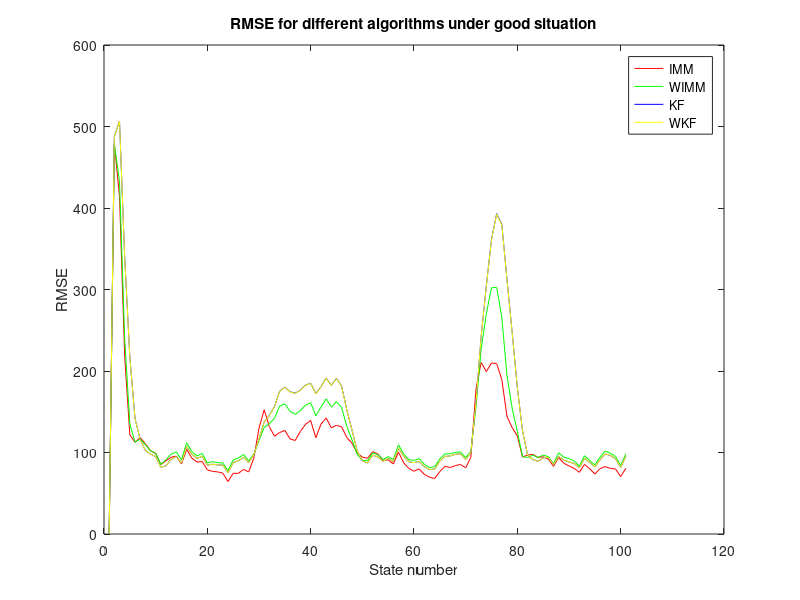
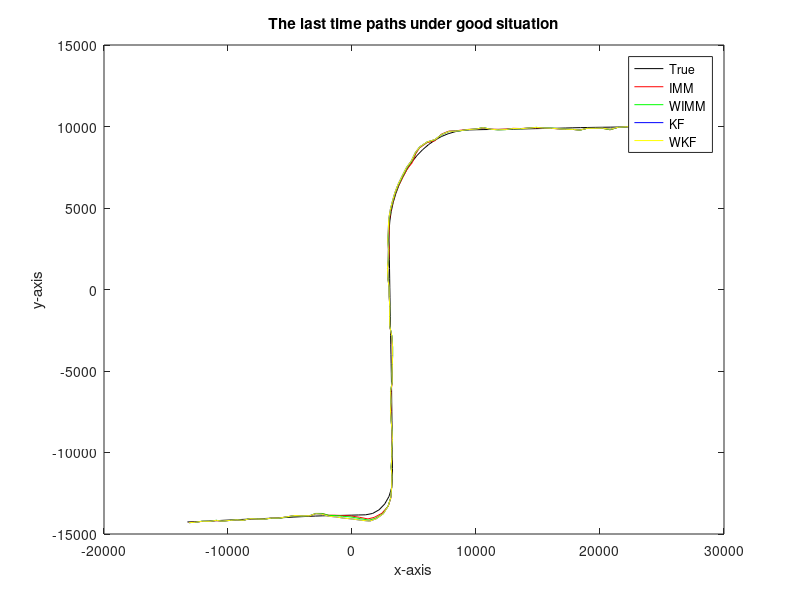
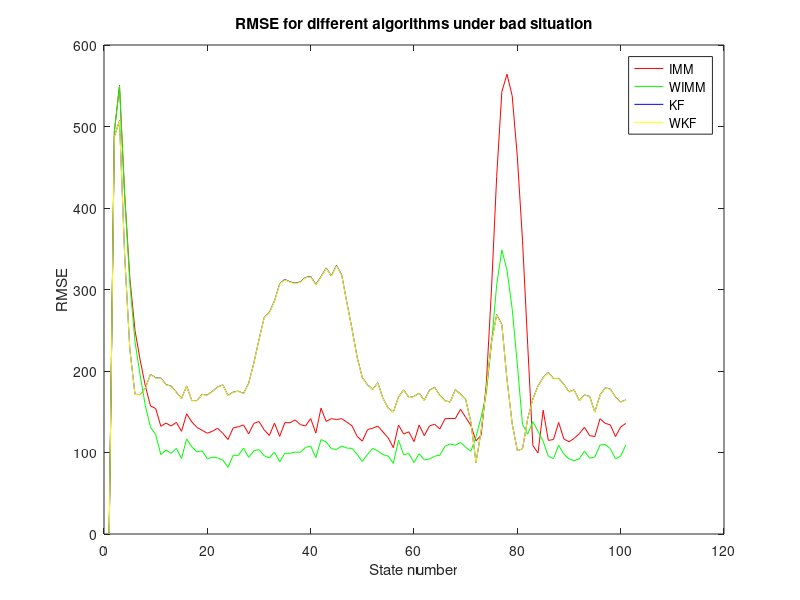
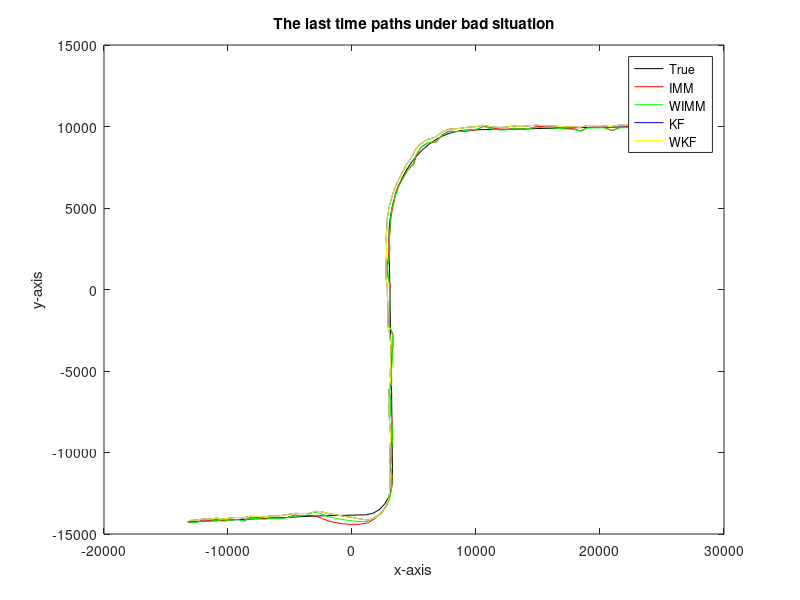

Reproduce these figures in MATLAB, in order.
load('cvct_u.mat','-mat')
load('cvct_o.mat','-mat')
load('cvct_n.mat','-mat')
RMSE_IMM_u = sqrt(mean(RMSE_IMM1_u,1));
RMSE_WIMM_u = sqrt(mean(RMSE_WIMM1_u,1));
RMSE_KF_u = sqrt(mean(RMSE_KF1_u,1));
RMSE_WKF_u = sqrt(mean(RMSE_WKF1_u,1));

RMSE_IMM_o = sqrt(mean(RMSE_IMM1,1));
RMSE_WIMM_o = sqrt(mean(RMSE_WIMM1,1));
RMSE_KF_o = sqrt(mean(RMSE_KF1,1));
RMSE_WKF_o = sqrt(mean(RMSE_WKF1,1));

RMSE_IMM_n = sqrt(mean(RMSE_IMM1_n,1));
RMSE_WIMM_n = sqrt(mean(RMSE_WIMM1_n,1));
RMSE_KF_n = sqrt(mean(RMSE_KF1_n,1));
RMSE_WKF_n = sqrt(mean(RMSE_WKF1_n,1));

varIMM = (RMSE_IMM_n-RMSE_IMM_u)./RMSE_IMM_u;
varWIMM = (RMSE_WIMM_n-RMSE_WIMM_u)./RMSE_WIMM_u;
varKF = (RMSE_KF_n-RMSE_KF_u)./RMSE_KF_u;
varWKF = (RMSE_WKF_n-RMSE_WKF_u)./RMSE_WKF_u;

figure(1)
plot(1:K+1,RMSE_IMM_u,'r');
hold on
plot(1:K+1,RMSE_WIMM_u,'g');
hold on
plot(1:K+1,RMSE_KF_u,'b');
hold on
plot(1:K+1,RMSE_WKF_u,'y');
xlabel('State number')
ylabel('RMSE')
title('RMSE for different algorithms under good situation')
legend('IMM','WIMM','KF','WKF')
hold off

figure(2)
plot(xk1_u{rN}(1,:),xk1_u{rN}(3,:),'k');
hold on
plot(xk_IMM_L1_u{rN}(1,:),xk_IMM_L1_u{rN}(3,:),'r');
hold on
plot(xk_WIMM1_u{rN}(1,:),xk_WIMM1_u{rN}(3,:),'g');
hold on
plot(xk_KF1_u{rN}(1,:),xk_KF1_u{rN}(3,:),'b');
hold on
plot(xk_WKF1_u{rN}(1,:),xk_WKF1_u{rN}(3,:),'y');
xlabel('x-axis')
ylabel('y-axis')
title('The last time paths under good situation')
legend('True', 'IMM','WIMM','KF','WKF')
hold off

figure(3)
plot(1:K+1,RMSE_IMM_n,'r');
hold on
plot(1:K+1,RMSE_WIMM_n,'g');
hold on
plot(1:K+1,RMSE_KF_n,'b');
hold on
plot(1:K+1,RMSE_WKF_n,'y');
xlabel('State number')
ylabel('RMSE')
title('RMSE for different algorithms under bad situation')
legend('IMM','WIMM','KF','WKF')
hold off

figure(4)
plot(xk1_n{rN}(1,:),xk1_n{rN}(3,:),'k');
hold on
plot(xk_IMM_L1_n{rN}(1,:),xk_IMM_L1_n{rN}(3,:),'r');
hold on
plot(xk_WIMM1_n{rN}(1,:),xk_WIMM1_n{rN}(3,:),'g');
hold on
plot(xk_KF1_n{rN}(1,:),xk_KF1_n{rN}(3,:),'b');
hold on
plot(xk_WKF1_n{rN}(1,:),xk_WKF1_n{rN}(3,:),'y');
xlabel('x-axis')
ylabel('y-axis')
title('The last time paths under bad situation')
legend('True', 'IMM','WIMM','KF','WKF')
hold off

figure(5)
plot(1:K+1,RMSE_IMM_u,'r')
hold on
plot(1:K+1,RMSE_IMM_n,'g')
xlabel('State number')
ylabel('RMSE')
title('IMM RMSE good VS bad')
legend('good','bad')
hold off

figure(6)
plot(1:K+1,RMSE_WIMM_u,'r')
hold on
plot(1:K+1,RMSE_WIMM_n,'g')
xlabel('State number')
ylabel('RMSE')
title('WIMM RMSE good VS bad')
legend('good','bad')
hold off

figure(7)
plot(1:K+1,RMSE_KF_u,'r')
hold on
plot(1:K+1,RMSE_KF_n,'g')
xlabel('State number')
ylabel('RMSE')
title('KF RMSE good VS bad')
legend('good','bad')
hold off

figure(8)
plot(1:K+1,RMSE_WKF_u,'r')
hold on
plot(1:K+1,RMSE_WKF_n,'g')
xlabel('State number')
ylabel('RMSE')
title('WKF RMSE good VS bad')
legend('good','bad')
hold off

figure(9)
plot(1:K+1,varIMM,'r')
hold on
plot(1:K+1,varWIMM,'g')
hold on
plot(1:K+1,varKF,'b')
hold on
plot(1:K+1,varWKF,'y')
xlabel('State number')
ylabel('RMSE varying rate')
title('RMSE varying rate for all 4 different algorithms')
legend('IMM','WIMM','KF','WKF')
hold off
figure(10)
plot(1:K+1,varIMM,'r')
hold on
plot(1:K+1,varWIMM,'g')
xlabel('State number')
ylabel('RMSE varying rate')
title('RMSE varying rate for IMM and WIMM')
legend('IMM','WIMM')
hold off
figure(11)
plot(1:K+1,varKF,'r')
hold on
plot(1:K+1,varWKF,'g')
xlabel('State number')
ylabel('RMSE varying rate')
title('RMSE varying rate for KF and WKF')
legend('KF','WKF')
hold off

figure(12)
plot(1:K+1,RMSE_IMM_o,'r');
hold on
plot(1:K+1,RMSE_WIMM_o,'g');
hold on
plot(1:K+1,RMSE_KF_o,'b');
hold on
plot(1:K+1,RMSE_WKF_o,'y');
xlabel('State number')
ylabel('RMSE')
title('RMSE for different algorithms under medium situation')
legend('IMM','WIMM','KF','WKF')
hold off

figure(13)
plot(xk1{rN}(1,:),xk1{rN}(3,:),'k');
hold on
plot(xk_IMM_L1{rN}(1,:),xk_IMM_L1{rN}(3,:),'r');
hold on
plot(xk_WIMM1{rN}(1,:),xk_WIMM1{rN}(3,:),'g');
hold on
plot(xk_KF1{rN}(1,:),xk_KF1{rN}(3,:),'b');
hold on
plot(xk_WKF1{rN}(1,:),xk_WKF1{rN}(3,:),'y');
xlabel('x-axis')
ylabel('y-axis')
title('The last time paths under medium situation')
legend('True', 'IMM','WIMM','KF','WKF')
hold off